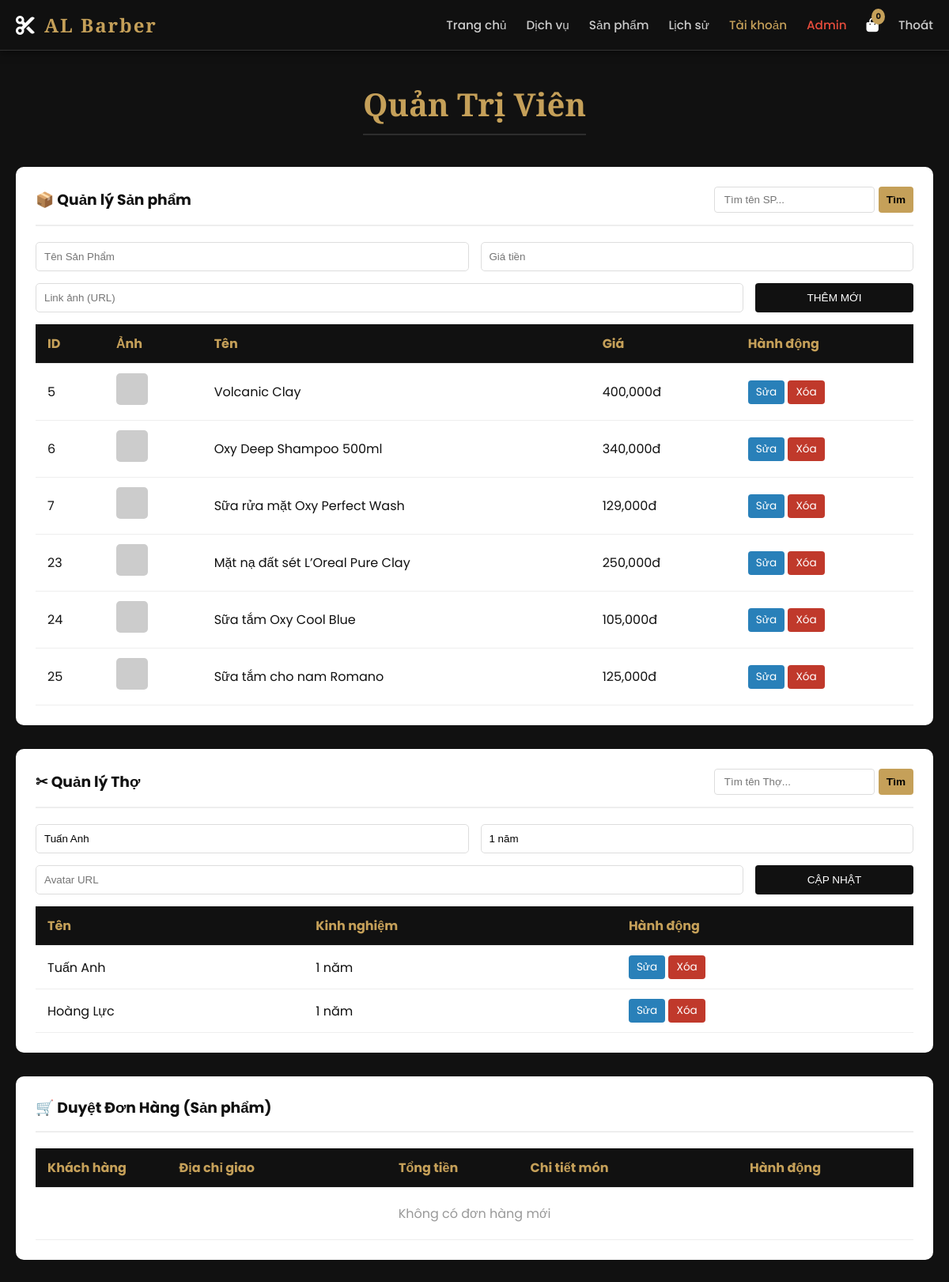
Screenshot of /index.php?page=admin&edit_s=4 (signed in) with the database file from the repository.
### tables this page shows
CREATE TABLE IF NOT EXISTS `products` (
  `id` int NOT NULL AUTO_INCREMENT,
  `name` varchar(100) NOT NULL,
  `price` int NOT NULL,
  `image` varchar(255) DEFAULT NULL,
  `description` text,
  PRIMARY KEY (`id`)
);

CREATE TABLE IF NOT EXISTS `stylists` (
  `id` int NOT NULL AUTO_INCREMENT,
  `name` varchar(100) NOT NULL,
  `experience` varchar(50) DEFAULT NULL,
  `avatar` varchar(255) DEFAULT NULL,
  PRIMARY KEY (`id`)
);

### pages/admin.php (the view, shortened to what this page needs)
<?php if (isset($_SESSION['role']) && $_SESSION['role']=='admin'): ?>
    <div class="container animate-fade">
        <div class="section-title"><h2>Quản Trị Viên</h2></div>
        <div class="admin-wrap">
            <div class="admin-header">
                <h3>📦 Quản lý Sản phẩm</h3>
                <form method="GET" class="search-form">
                    <input type="text" name="search_product" placeholder="Tìm tên SP..."
                           value="<?php echo isset($_GET['search_product']) ? htmlspecialchars($_GET['search_product']) : ''; ?>"
                           style="padding:8px 12px; border:1px solid #ddd; border-radius:4px; outline:none;">
                    <button type="submit" class="btn-action" style="background:var(--gold); color:black; font-weight:bold; border:none;">Tìm</button>
                </form>
            </div>
            <?php
            $p_edit = ['id'=>'', 'name'=>'', 'price'=>'', 'image'=>''];
            ?>
            <form method="POST">
                <div class="form-row">
                    <input type="text" name="p_name" placeholder="Tên Sản Phẩm" value="<?php echo $p_edit['name']; ?>" required>
                    <input type="number" name="p_price" placeholder="Giá tiền" value="<?php echo $p_edit['price']; ?>" required>
                </div>
                <div class="form-row">
                    <input type="text" name="p_image" placeholder="Link ảnh (URL)" value="<?php echo $p_edit['image']; ?>">
                    <button type="submit" name="save_product" class="btn-action" style="background:var(--black); width:100%; max-width:200px;">
                        <?php echo $p_edit['id'] ? 'CẬP NHẬT' : 'THÊM MỚI'; ?>
                    </button>
                </div>
            </form>
            <div style="overflow-x: auto;">
                <table>
                    <tr><th>ID</th><th>Ảnh</th><th>Tên</th><th>Giá</th><th>Hành động</th></tr>
                    <?php
                    $sql_p = "SELECT * FROM products";
                    $params_p = [];
                    $stmt = $conn->prepare($sql_p);
                    $stmt->execute($params_p);
                    while($r = $stmt->fetch()):
                    ?>
                    <tr>
                        <td><?php echo $r['id']; ?></td>
                        <td><img src="<?php echo $r['image']; ?>" style="width:40px; height:40px; object-fit:cover; border-radius:5px;" onerror="this.src='https://placehold.co/40'"></td>
                        <td><?php echo $r['name']; ?></td>
                        <td><?php echo number_format($r['price']); ?>đ</td>
                        <td>
                            <a href="index.php?page=admin&edit_p=<?php echo $r['id']; ?>" class="btn-action btn-edit">Sửa</a>
                            <a href="index.php?page=admin&delete_product=<?php echo $r['id']; ?>" onclick="return confirm('Xóa sản phẩm này?')" class="btn-action btn-delete">Xóa</a>
                        </td>
                    </tr>
                    <?php endwhile; ?>
                </table>
            </div>
        </div>
        <div class="admin-wrap">
            <div class="admin-header">
                <h3>✂ Quản lý Thợ</h3>
                <form method="GET" class="search-form">
                    <input type="text" name="search_stylist" placeholder="Tìm tên Thợ..."
                           value="<?php echo isset($_GET['search_stylist']) ? htmlspecialchars($_GET['search_stylist']) : ''; ?>"
                           style="padding:8px 12px; border:1px solid #ddd; border-radius:4px; outline:none;">
                    <button type="submit" class="btn-action" style="background:var(--gold); color:black; font-weight:bold; border:none;">Tìm</button>
                </form>
            </div>
            <?php
            $s_edit = ['id'=>'', 'name'=>'', 'experience'=>'', 'avatar'=>''];
            if(isset($_GET['edit_s'])) {
                $stmt = $conn->prepare("SELECT * FROM stylists WHERE id = ?");
                $stmt->execute([$_GET['edit_s']]);
                $s_edit = $stmt->fetch();
            }
            ?>
            <form method="POST">
                <div class="form-row">
                    <input type="text" name="s_name" placeholder="Tên Thợ" value="<?php echo $s_edit['name']; ?>" required>
                    <input type="text" name="s_exp" placeholder="Kinh nghiệm (VD: 5 năm)" value="<?php echo $s_edit['experience']; ?>" required>
                </div>
                <div class="form-row">
                    <input type="text" name="s_avatar" placeholder="Avatar URL" value="<?php echo $s_edit['avatar']; ?>">
                    <button type="submit" name="save_stylist" class="btn-action" style="background:var(--black); width:100%; max-width:200px;">
                        <?php echo $s_edit['id'] ? 'CẬP NHẬT' : 'THÊM MỚI'; ?>
                    </button>
                </div>
            </form>
            <div style="overflow-x: auto;">
                <table>
                    <tr><th>Tên</th><th>Kinh nghiệm</th><th>Hành động</th></tr>
                    <?php
                    $sql_s = "SELECT * FROM stylists";
                    $params_s = [];
                    $stmt = $conn->prepare($sql_s);
                    $stmt->execute($params_s);
                    while($r = $stmt->fetch()):
                    ?>
                    <tr>
                        <td><?php echo $r['name']; ?></td>
                        <td><?php echo $r['experience']; ?></td>
                        <td>
                            <a href="index.php?page=admin&edit_s=<?php echo $r['id']; ?>" class="btn-action btn-edit">Sửa</a>
                            <a href="index.php?page=admin&delete_stylist=<?php echo $r['id']; ?>" onclick="return confirm('Xóa thợ này?')" class="btn-action btn-delete">Xóa</a>
                        </td>
                    </tr>
                    <?php endwhile; ?>
                </table>
            </div>
        </div>
        <div class="admin-wrap">
            <div class="admin-header"><h3>🛒 Duyệt Đơn Hàng (Sản phẩm)</h3></div>
            <div style="overflow-x: auto;">
                <table>
                    <tr>
                        <th style="width:15%">Khách hàng</th>
                        <th style="width:25%">Địa chỉ giao</th>
                        <th style="width:15%">Tổng tiền</th>
                        <th style="width:25%">Chi tiết món</th>
                        <th style="width:20%">Hành động</th>
                    </tr>
                    <?php
                    $stmt = $conn->prepare("SELECT * FROM orders WHERE status='pending' ORDER BY created_at DESC");
                    $stmt->execute();
                    if($stmt->rowCount() == 0) echo "<tr><td colspan='5' style='text-align:center; color:#999; padding:20px'>Không có đơn hàng mới</td></tr>";
                    ?>
                </table>
            </div>
        </div>
    </div>
<?php endif; ?>

### includes/header.php (style rules this page uses)
:root { --gold: #c5a059; --gold-light: #e6c888; --black: #111111; --dark: #1a1a1a; --gray: #2d2d2d; --text: #e0e0e0; --white: #ffffff; }
* { box-sizing: border-box; margin: 0; padding: 0; }
body { font-family: 'Poppins', sans-serif; background-color: var(--black); color: var(--text); overflow-x: hidden; }
a { text-decoration: none; color: inherit; transition: 0.3s ease; }
.admin-wrap { background: var(--white); color: var(--black); padding: 25px; border-radius: 10px; margin-bottom: 30px; overflow-x: auto; }
.admin-header { border-bottom: 2px solid #eee; margin-bottom: 20px; padding-bottom: 10px; }
.form-row { display: flex; gap: 15px; margin-bottom: 15px; flex-wrap: wrap; }
.form-row input, .form-row select { flex: 1; padding: 10px; border: 1px solid #ddd; border-radius: 5px; min-width: 200px; }
table { width: 100%; border-collapse: collapse; min-width: 600px; }
th, td { padding: 12px; text-align: left; border-bottom: 1px solid #eee; }
th { background: var(--black); color: var(--gold); white-space: nowrap; }
.btn-action { padding: 5px 10px; border-radius: 4px; font-size: 0.85rem; color: white; border: none; cursor: pointer; text-decoration: none; display: inline-block; }
.btn-edit { background: #2980b9; }
.btn-delete { background: #c0392b; }
.container { max-width: 1200px; margin: 40px auto; padding: 0 20px; min-height: 60vh; }
.section-title { text-align: center; margin-bottom: 40px; }
.section-title h2 { font-family: 'Playfair Display', serif; font-size: 2.5rem; color: var(--gold); border-bottom: 2px solid var(--gray); padding-bottom: 10px; display: inline-block; }
.animate-fade { animation: fadeIn 1s ease forwards; opacity: 0; }

### pages/admin.php (style rules this page uses)
table { width: 100%; border-collapse: collapse; min-width: 800px; }
th, td { white-space: nowrap; padding: 12px 15px; text-align: left; border-bottom: 1px solid #eee; }
th { background: var(--black); color: var(--gold); }
.admin-header { display: flex; justify-content: space-between; align-items: center; flex-wrap: wrap; gap: 15px; margin-bottom: 20px; border-bottom: 2px solid #eee; padding-bottom: 15px; }
.search-form { display: flex; gap: 5px; }

### rows the page displays
products: id "5", name "Volcanic Clay", price "400,000"
products: id "6", name "Oxy Deep Shampoo 500ml", price "340,000"
products: id "7", name "Sữa rửa mặt Oxy Perfect Wash", price "129,000"
products: id "23", name "Mặt nạ đất sét L’Oreal Pure Clay", price "250,000"
products: id "24", name "Sữa tắm Oxy Cool Blue", price "105,000"
products: id "25", name "Sữa tắm cho nam Romano", price "125,000"
stylists: s_name "Tuấn Anh", s_exp "1 năm", name "Tuấn Anh", experience "1 năm"
stylists: name "Hoàng Lực", experience "1 năm"
